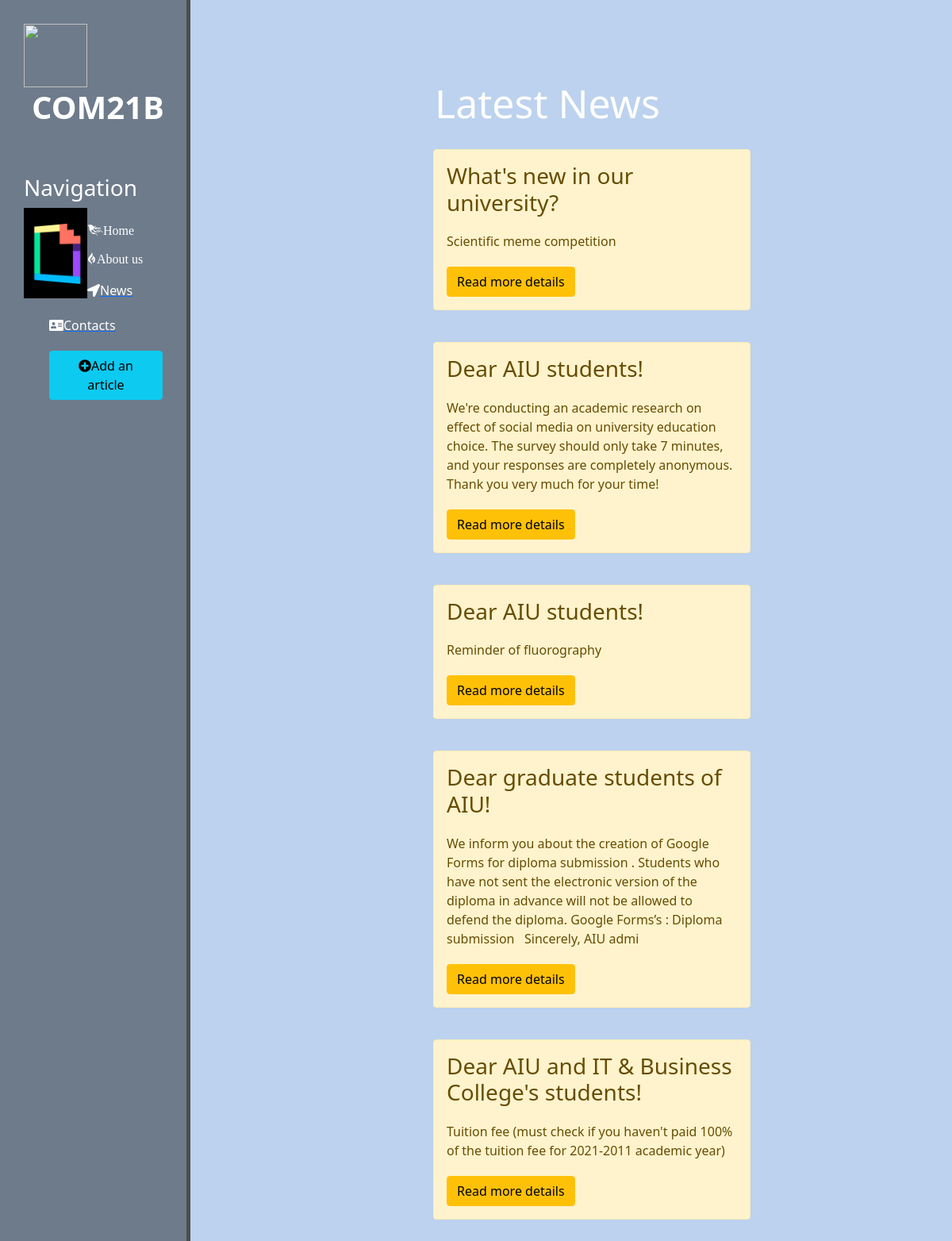
Page /news/ on the committed database.
### news/models.py (models this page shows, shortened)
class Articles(models.Model):
    title = models.CharField('Title', max_length=50)
    anons = models.CharField('Announce', max_length=250)
    full_text = models.TextField('Article')
    date = models.DateTimeField('Date')
    class Meta:
        verbose_name = 'New'
        verbose_name_plural = 'News'

### news/views.py (the view)
# urls.py: path('', views.news_home, name='news_home'),
def news_home(request):
    news = Articles.objects.order_by('-date')
    return render(request, 'news/news_home.html', {'news': news})

### news/templates/news/news_home.html (shortened to what this page needs)
{% extends 'main/layout.html' %}
{% block content %}
    <div class="features">
        <h1>Latest News</h1>
        {% if news %}
            {% for el in news %}
                <div class="alert alert-warning">
                    <h3>{{ el.title }}</h3>
                    <p>{{ el.anons }}</p>
                    <a href="{% url 'news-detail' el.id %}" class="btn btn-warning">Read more details</a>
                </div>
            {% endfor %}
        {% else %}
            <p>You do not have notes!</p>
        {% endif %}
    </div>
{% endblock %}

### main/templates/main/layout.html (shortened to what this page needs)
{% load static %}
<html lang="en">
<head>
    <link rel="stylesheet" href="https://cdn.jsdelivr.net/npm/bootstrap@5.1.3/dist/css/bootstrap.min.css">
    <link rel="stylesheet" href="{% static 'main/css/main.css' %}">
    <link rel="stylesheet" href="https://use.fontawesome.com/releases/v5.8.2/css/all.css">
</head>
<body>
    <aside>
        <img src="https://upload.wikimedia.org/wikipedia/en/0/07/Ala-Too_International_University_Seal.png">
        <span class="logo">COM21B</span>
        <h3>Navigation</h3>
        <img src="{% static 'main/img/did_logo.gif'%}" alt="XXX">
        <ul>
            <a href="{% url 'Home' %}"><li class="fab fa-phoenix-framework"></i>Home</li></a>
            <a href="{% url 'About' %}"><li class="fab fa-gripfire"></i>About us</li></a>
            <a href="{% url 'news_home' %}"><li><i class="fas fa-location-arrow"></i>News</li></a>
            <a href="{% url 'Contacts' %}"><li><i class="fas fa-address-card"></i>Contacts</li></a>
            <a href="{% url 'create' %}"><li><button class="btn btn-info"><i class="fas fa-plus-circle"></i>Add an article</li></a>
    </aside>
    <main>
        {% block content %}
        {% endblock %}
    </main>
</body>
</html>

### main/static/main/css/main.css (style rules this page uses)
body { background: #BCD2EE; }
aside { float: left; background: #6E7B8B; width: 20%; padding: 2.5%; height: 200vh; color: #fff; border-right: 5px solid #4d4d4d; }
aside img { width: 80px; float: left; }
aside .logo { font-size: 40px; margin-left: 10px; font-weight: bold; position: relative; top: -5px; }
aside h3 { margin-top: 50px; font-size: 28px; }
aside ul { list-style: none }
aside ul li { color: #fff; display: block; margin-top: 20px; transition: transform .6s ease; }
main .features { float: left; color: #fff; margin-top: 100px; text-align: center; width: 75%; }
main .features h1 { font-size: 50px; }
main .features p { max-width: 400px; margin: 20px auto }
.alert-warning { float: left; clear: both; width: 400px; margin: 20px 34%; text-align: left; }

### rows in the picture
Articles: title "What's new in our university?", anons "Scientific meme competition"
Articles: title "Dear AIU students!", anons "We're conducting an academic research on effect of social media on university education choice. The survey should only take 7 minutes, and your responses are completely anonymous. Thank you very much for your time!"
Articles: title "Dear AIU students!", anons "Reminder of fluorography"
Articles: title "Dear graduate students of AIU!", anons "We inform you about the creation of Google Forms for diploma submission . Students who have not sent the electronic version of the diploma in advance will not be allowed to defend the diploma. Google Forms’s : Diploma submission Sincerely, AIU admi"
Articles: title "Dear AIU and IT & Business College's students!", anons "Tuition fee (must check if you haven't paid 100% of the tuition fee for 2021-2011 academic year)"
